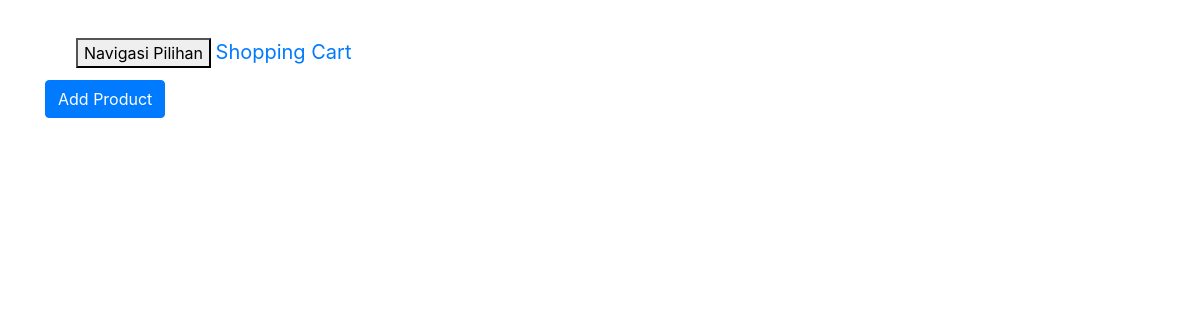
Before: / with the older database file.
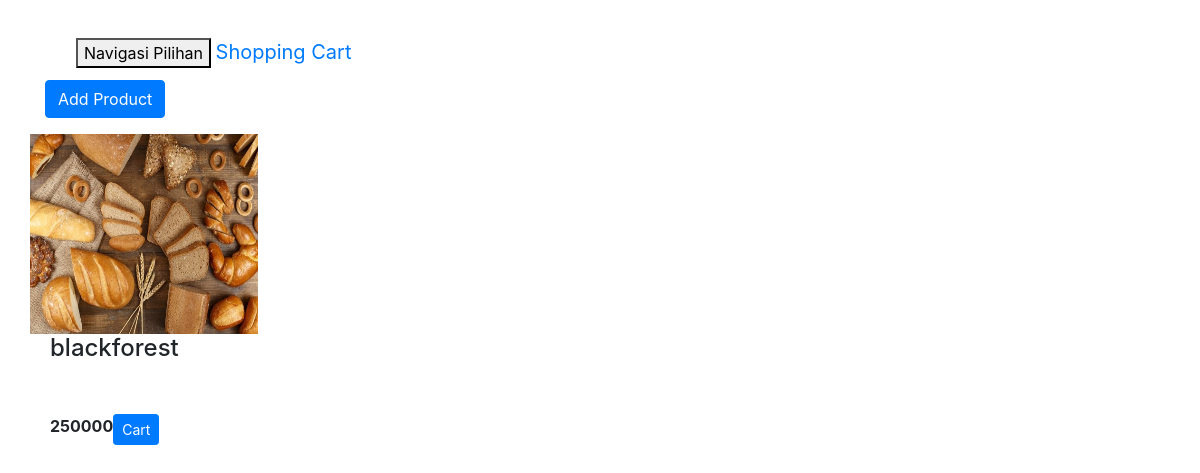
After: the same page with the newer database file.
### tables this page shows
CREATE TABLE `produk` (
  `id` int(11) NOT NULL,
  `nama` varchar(200) NOT NULL,
  `harga` double NOT NULL,
  `photo` varchar(150) NOT NULL
);

### index.php (the view, shortened to what this page needs)
<!DOCTYPE html>
<html lang="en">
<head>
    <link rel="stylesheet" href="https://stackpath.bootstrapcdn.com/bootstrap/4.4.1/css/bootstrap.min.css">
</head>
<body>
 <br/>
 <div class="container">
  <nav class="navbar navbar-default">
   <div class="container-fluid">
    <div class="navbar-header">
     <button type="button" class="navbar-toggle collapsed" data-toggle="collapse" data-target="#bs-example-navbar-collapse-1" aria-expanded="false">
      <span class="icon-bar">Navigasi</span>
      <span class="icon-bar">Pilihan</span>
     </button>
     <a class="navbar-brand" href="#">Shopping Cart</a>
    </div>
   </div>
  </nav>
  <button type="button" class="btn btn-primary" data-toggle="modal" data-target="#form_modal"><span class="glyphicon glyphicon-plus"></span> Add Product</button>
   <?php
  $conn = new mysqli('localhost', 'root', '', 'kue');
  $sql = "SELECT * FROM produk";
  $query = $conn->query($sql);
  $inc = 4;
  while($row = $query->fetch_assoc()){
   $inc = ($inc == 4) ? 1 : $inc + 1;
   if($inc == 1) echo "<div class='row text-center'>";
   ?>
   <div class="col-sm-3">
    <div class="panel panel-default">
     <div class="panel-body">
      <div class="row product_image">
       <img src="<?php echo $row['photo'] ?>" width="80%" height="auto">
      </div>
      <div class="row product_name">
       <h4><?php echo $row['nama']; ?></h4>
      </div>
      <div class="row product_footer">
       <p class="pull-left"><b><?php echo $row['harga']; ?></b></p>
       <span class="pull-right"><a href="add_cart.php?id=<?php echo $row['id']; ?>" class="btn btn-primary btn-sm"><span class="glyphicon glyphicon-plus"></span> Cart</a></span>
      </div>
     </div>
    </div>
   </div>
   <?php
  }
  if($inc == 1) echo "<div></div><div></div><div></div></div>";
  ?>
 </div>
</body>
</html>

Changed rows visible on the page:
added produk: photo (picture), nama "blackforest", harga "250000"
